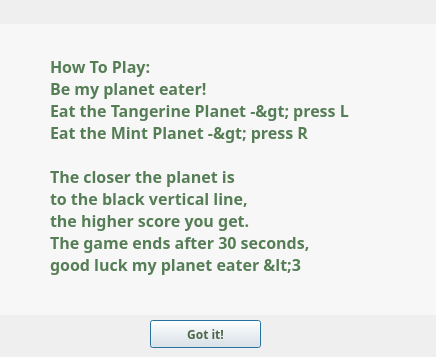
<?xml version="1.0" encoding="UTF-8"?>
<ui version="4.0">
 <class>dialog_howto</class>
 <widget class="QDialog" name="dialog_howto">
  <property name="geometry">
   <rect>
    <x>0</x>
    <y>0</y>
    <width>436</width>
    <height>357</height>
   </rect>
  </property>
  <property name="minimumSize">
   <size>
    <width>436</width>
    <height>357</height>
   </size>
  </property>
  <property name="maximumSize">
   <size>
    <width>436</width>
    <height>357</height>
   </size>
  </property>
  <property name="windowTitle">
   <string>How to Play</string>
  </property>
  <widget class="QLabel" name="label_bg">
   <property name="geometry">
    <rect>
     <x>0</x>
     <y>0</y>
     <width>441</width>
     <height>361</height>
    </rect>
   </property>
   <property name="text">
    <string/>
   </property>
   <property name="pixmap">
    <pixmap resource="images/imagercs.qrc">:/giphy5.gif</pixmap>
   </property>
  </widget>
  <widget class="QLabel" name="label_panel">
   <property name="geometry">
    <rect>
     <x>-3</x>
     <y>24</y>
     <width>441</width>
     <height>291</height>
    </rect>
   </property>
   <property name="styleSheet">
    <string notr="true">background-color: qlineargradient(spread:reflect, x1:0, y1:0, x2:1, y2:0, stop:1 rgba(250, 250, 250, 197));</string>
   </property>
   <property name="text">
    <string/>
   </property>
  </widget>
  <widget class="QLabel" name="label_instruction">
   <property name="geometry">
    <rect>
     <x>50</x>
     <y>20</y>
     <width>361</width>
     <height>291</height>
    </rect>
   </property>
   <property name="minimumSize">
    <size>
     <width>321</width>
     <height>291</height>
    </size>
   </property>
   <property name="maximumSize">
    <size>
     <width>1000</width>
     <height>1000</height>
    </size>
   </property>
   <property name="font">
    <font>
     <family>Segoe UI Black</family>
     <pointsize>12</pointsize>
     <weight>75</weight>
     <bold>true</bold>
    </font>
   </property>
   <property name="styleSheet">
    <string notr="true">color: rgb(86, 126, 86);</string>
   </property>
   <property name="text">
    <string>How To Play:
Be my planet eater!
Eat the Tangerine Planet -&gt; press L
Eat the Mint Planet -&gt; press R

The closer the planet is
to the black vertical line,
the higher score you get.
The game ends after 30 seconds,
good luck my planet eater &lt;3</string>
   </property>
   <property name="textInteractionFlags">
    <set>Qt::NoTextInteraction</set>
   </property>
  </widget>
  <widget class="QPushButton" name="pushButton">
   <property name="geometry">
    <rect>
     <x>150</x>
     <y>320</y>
     <width>111</width>
     <height>28</height>
    </rect>
   </property>
   <property name="font">
    <font>
     <family>Segoe UI Black</family>
     <weight>75</weight>
     <bold>true</bold>
    </font>
   </property>
   <property name="styleSheet">
    <string notr="true">color: rgb(77, 102, 72);</string>
   </property>
   <property name="text">
    <string>Got it!</string>
   </property>
  </widget>
 </widget>
 <resources>
  <include location="images/imagercs.qrc"/>
 </resources>
 <connections/>
</ui>
